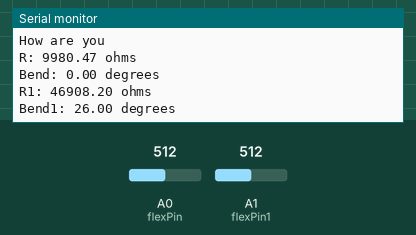
A sketch run on a simulated Arduino Uno, built with avr-gcc and run on an emulated ATmega328P. Parts: the last lines printed to the serial monitor. The inputs (shaded band) are chosen by the test bench; at power-on: A0 (flexPin) = 512, A1 (flexPin1) = 512.

Above: at 3.8 s.
3.9 s: A0 (flexPin) set to 437
At 5.8 s:
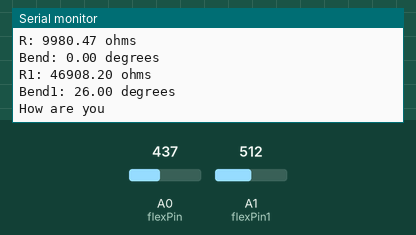
7.8 s: A0 (flexPin) set to 418
At 9.5 s:
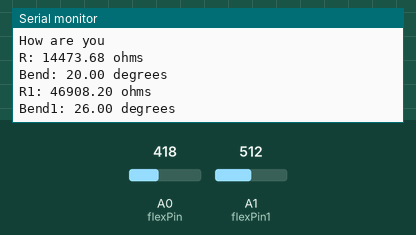
19.5 s: A1 (flexPin1) set to 560
At 23.3 s:
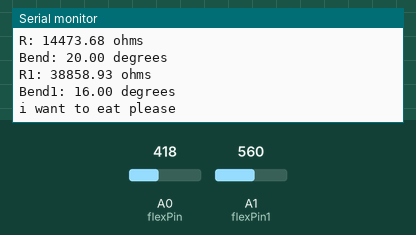
23.4 s: A1 (flexPin1) set to 530
At 24.9 s:
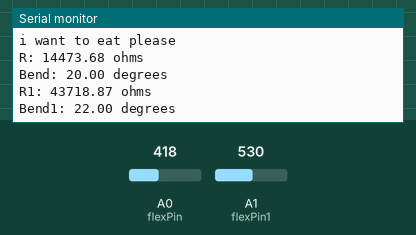
Timing chart, 0 to 26.4 s (numbered marks = the images above; inputs shaded):
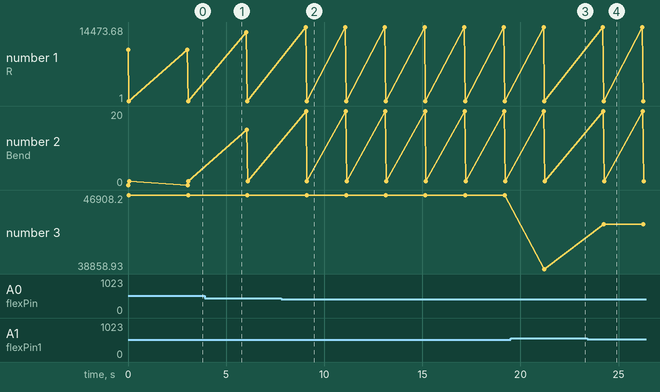

The sketch:

Smart_Gloves.ino
```cpp
   // Pin connected to voltage divider output
const int flexPin = A0;
const int flexPin1 = A1;

//for flex 2.8
// Change these constants according to your project's design
const float VCC = 5;      // voltage at Ardunio 5V line
const float R_DIV = 10000.0;  // resistor used to create a voltage divider
const float flatResistance = 10000.0; // resistance when flat
const float bendResistance = 30000.0; // resistance at 90 deg


// for flex 2.2
const float VCC1 = 5;      // voltage at Ardunio 5V line
const float R_DIV1 = 47000.0;  // resistor used to create a voltage divider
const float flatResistance1 = 25000.0; // resistance when flat
const float bendResistance1 = 100000.0; // resistance at 90 deg

void setup() {
  // put your setup code here, to run once:
  pinMode(flexPin, INPUT);
  pinMode(flexPin1, INPUT);
  Serial.begin(9600);

}

void loop() {

  //flex sensor 2.8
  // Read the ADC, and calculate voltage and resistance from it
  int ADCflex = analogRead(flexPin);
  float Vflex = ADCflex * VCC / 1023.0;
  float Rflex = R_DIV * (VCC / Vflex - 1.0);


    Serial.println("R: " + String(Rflex) + " ohms");
     //Use the calculated resistance to estimate the sensor's bend angle:
    float angle = map(Rflex, flatResistance, bendResistance, 0, 90.0);
    Serial.println("Bend: " + String(angle) + " degrees");
    Serial.println();


    //flex sensor 2.2
    int ADCflex1 = analogRead(flexPin1);
    float Vflex1 = ADCflex1 * VCC1 / 1023.0;
    float Rflex1 = R_DIV1 * (VCC1 / Vflex1 - 1.0);


    Serial.println("R1: " + String(Rflex1) + " ohms");
    // Use the calculated resistance to estimate the sensor's bend angle:
    float angle1 = map(Rflex1, flatResistance1, bendResistance1, 0, 90.0);
    Serial.println("Bend1: " + String(angle1) + " degrees");
    Serial.println();
    delay(2000);


   if(angle>20 && angle1>20){
  Serial.println("good morning");
  delay(1000);
  }

  else if((angle>=20 && angle<=49) && angle1<20){
  Serial.println("i want to eat please");
  delay(1000);
  }

  else if(angle>=50 && angle1<20){
  Serial.println("i want some water please");
  delay(1000);
  }
   else if(angle<20 && (angle1>=20 && angle1<=49)){
  Serial.println("How are you");
  delay(1000);
  }
    else if(angle<20 && angle1>=50){
  Serial.println("Could you help me");
  delay(1000);
  }

}
```

Measured:
- the behaviour switches between 419 and 418 on A0 (flexPin) (found by bisection; images 1 and 2)
- the behaviour switches between 543 and 542 on A1 (flexPin1) (found by bisection; images 3 and 4)
- after the input at 7.8 s, the serial monitor: prints a new line after 1.3 s (image 2)
- after the input at 19.5 s, the serial monitor: prints a new line after 1.7 s (image 3)
- after the input at 23.4 s, the serial monitor: prints a new line after 0.84 s (image 4)
- plotted number 3: 46908.2 → 38858.93 after the input at 19.5 s, 38858.93 → 43718.87 after the input at 23.4 s
